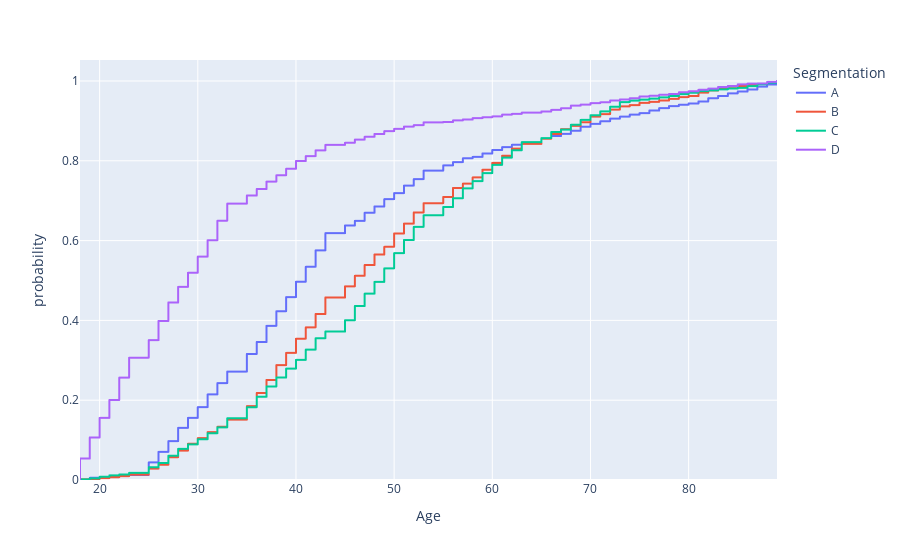

Notebook code for this chart:
### Code cell
fig = px.ecdf(data_frame=ecdf_train,x='Age',color='Segmentation')
fig.show()

### Figure 1 — Plotly figure (JSON) as saved in the notebook; plotly's stock layout.template omitted (floating-point values rounded to 4 significant figures; data arrays with more than 128 entries replaced by an {"elided": "..."} marker saying what was removed)
{"data": [{"hovertemplate": "Segmentation=A<br>Age=%{x}<br>probability=%{y}<extra></extra>", "legendgroup": "A", "line": {"dash": "solid", "shape": "hv"}, "marker": {"color": "#636efa", "symbol": "circle"}, "mode": "lines", "name": "A", "showlegend": true, "type": "scattergl", "x": {"elided": "1972 int values"}, "xaxis": "x", "y": {"elided": "1972 float values"}, "yaxis": "y"}, {"hovertemplate": "Segmentation=B<br>Age=%{x}<br>probability=%{y}<extra></extra>", "legendgroup": "B", "line": {"dash": "solid", "shape": "hv"}, "marker": {"color": "#EF553B", "symbol": "circle"}, "mode": "lines", "name": "B", "showlegend": true, "type": "scattergl", "x": {"elided": "1858 int values"}, "xaxis": "x", "y": {"elided": "1858 float values"}, "yaxis": "y"}, {"hovertemplate": "Segmentation=C<br>Age=%{x}<br>probability=%{y}<extra></extra>", "legendgroup": "C", "line": {"dash": "solid", "shape": "hv"}, "marker": {"color": "#00cc96", "symbol": "circle"}, "mode": "lines", "name": "C", "showlegend": true, "type": "scattergl", "x": {"elided": "1970 int values"}, "xaxis": "x", "y": {"elided": "1970 float values"}, "yaxis": "y"}, {"hovertemplate": "Segmentation=D<br>Age=%{x}<br>probability=%{y}<extra></extra>", "legendgroup": "D", "line": {"dash": "solid", "shape": "hv"}, "marker": {"color": "#ab63fa", "symbol": "circle"}, "mode": "lines", "name": "D", "showlegend": true, "type": "scattergl", "x": {"elided": "2268 int values"}, "xaxis": "x", "y": {"elided": "2268 float values"}, "yaxis": "y"}], "layout": {"legend": {"title": {"text": "Segmentation"}, "tracegroupgap": 0}, "margin": {"t": 60}, "xaxis": {"anchor": "y", "domain": [0, 1], "title": {"text": "Age"}}, "yaxis": {"anchor": "x", "domain": [0, 1], "rangemode": "tozero", "title": {"text": "probability"}}}}
